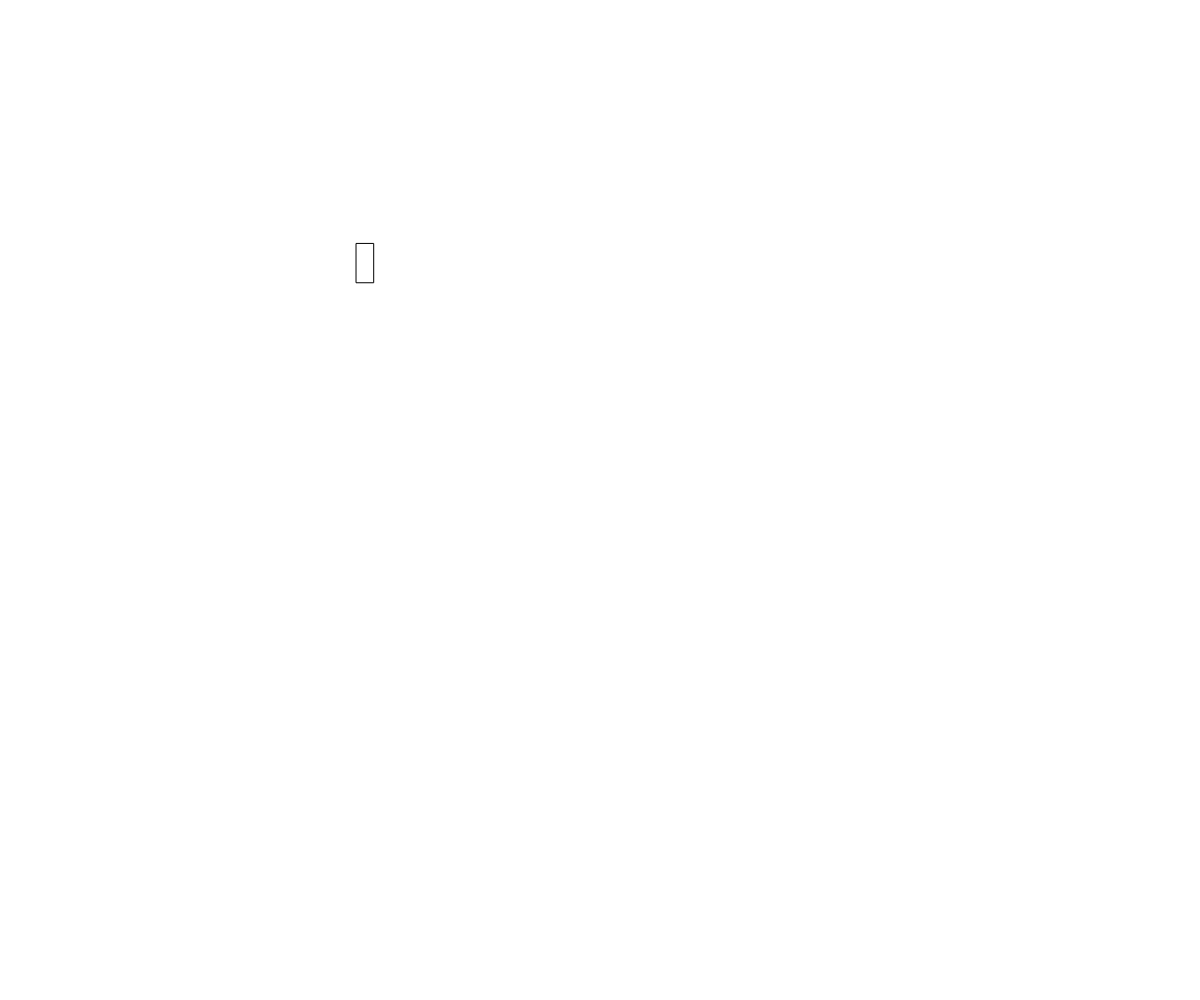
Frame 1 (no input)
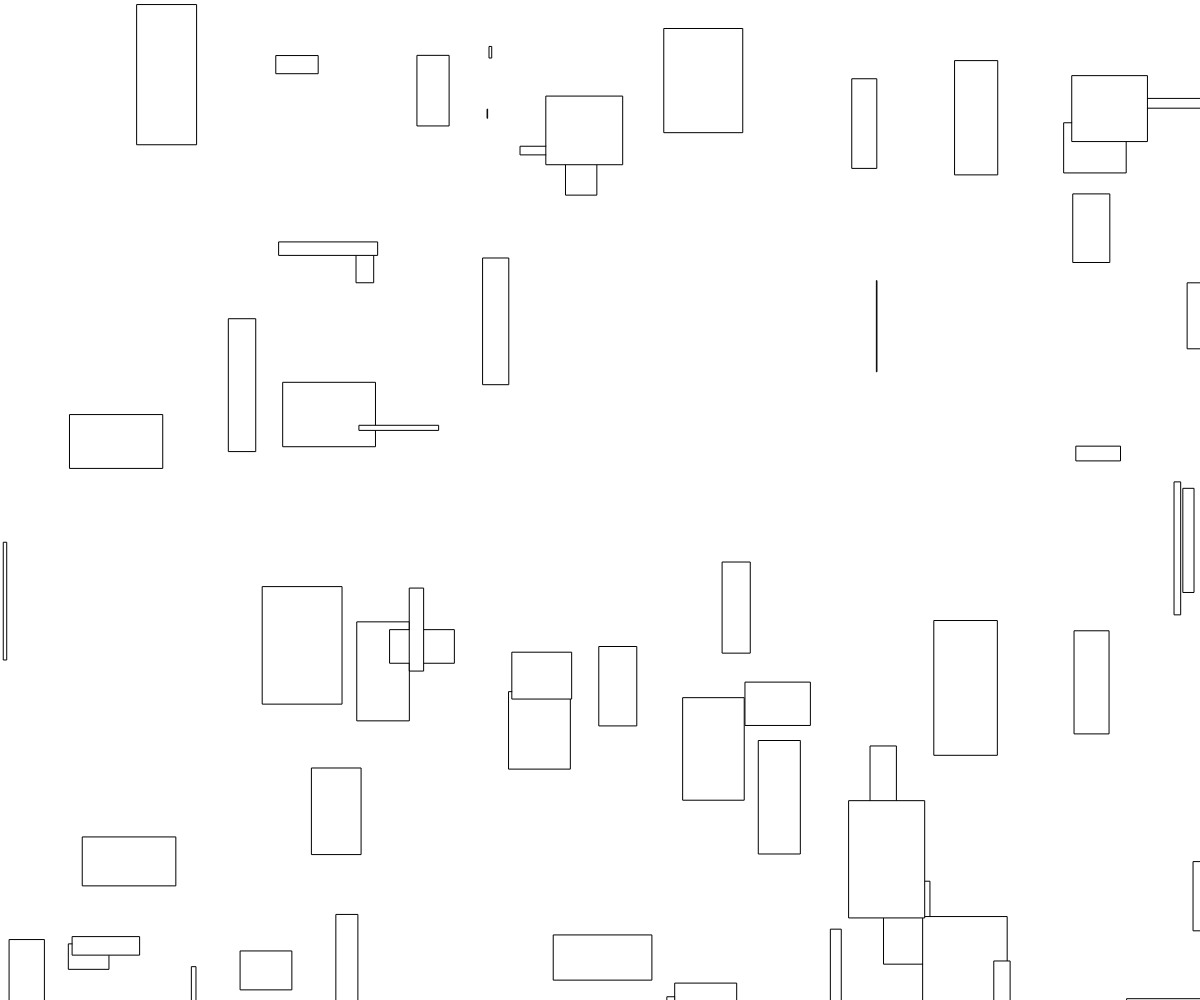
Frame 60 (no input)
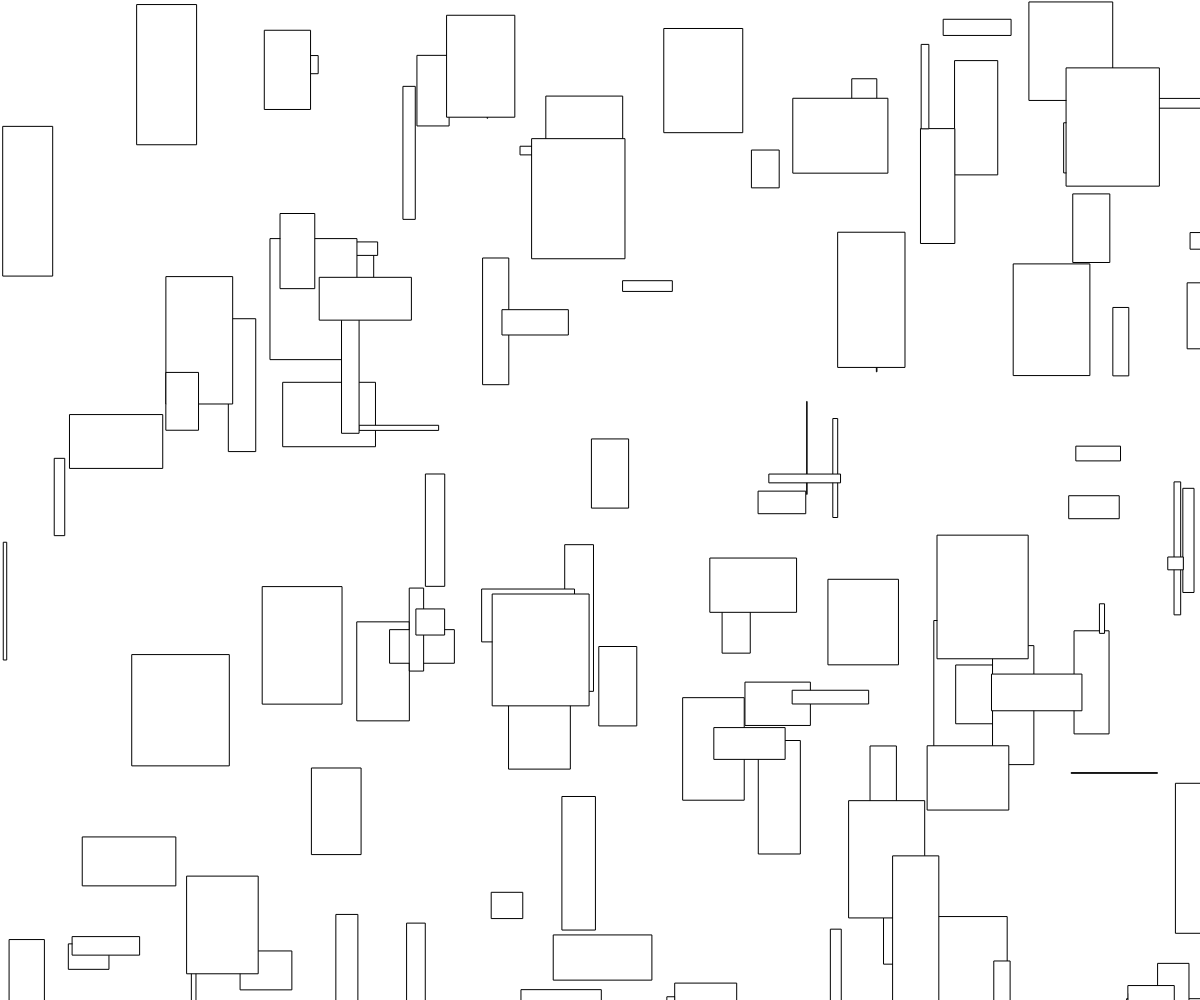
Frame 120 (the mouse pressed at the canvas centre since frame 60)

The p5.js sketch that drew these frames (run headless with seeded random() and noise() and a simulated clock; from frame 60 on, the mouse is pressed at the canvas centre):

// p5.js sketch
// ── sketch.js
var canvas;
var r,g,b;

function centerCanvas() {
  var x = (windowWidth - width) / 2;
  var y = (windowHeight - height) / 2;
  canvas.position(x, y);
}

function setup() {
  canvas = createCanvas(windowWidth, windowHeight);
  canvas.style('z-index', '-1');
  centerCanvas();
    
///////END OF HTML SETUP///////
///////BEGINNING OF SKETCH//////
    
    w = new Walker();
    
    var r = random(255);
    var g = random(255);
    var b = random(255);

}

function windowResized() {
  centerCanvas();
}

function draw(){
    fill(r, g, b);
    w.walk();
    w.display();
    
}

function Walker(){
    this.x = 0,width;
    this.y = 0,height;
    
    this.walk = function(){
        this.x = this.x + random(-10,10);
        this.y = this.x + random(-10,10);
    }

    this.display = function(){
        fill(r, g, b);
        rect(random(0,width),random(0,height), random(0,100), random(0,150));
    }
    
}
